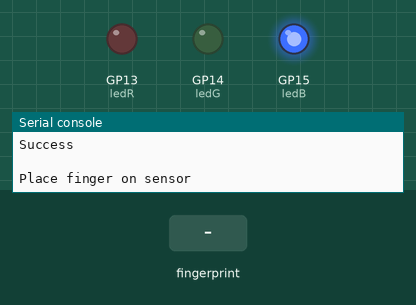
Recording of a program running on a simulated Raspberry Pi Pico running MicroPython. Parts: output pins drawn as LEDs (lit = HIGH), the last lines printed to the serial console. The test bench sets the inputs (shaded band). The interpreter's speed is modelled, so counts of loop turns are approximate; the clock reads 2024-03-15 10:24:30 at power-on unless the program sets it.

Above: at 1.7 s.
1.8 s: finger stored as number 1 placed on the sensor
At 2.4 s:
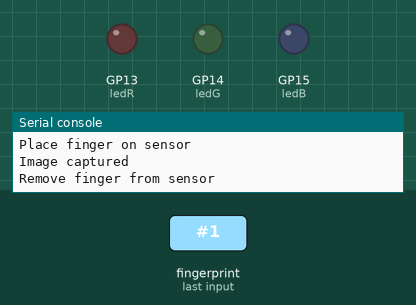
Timing chart, 0 to 6.4 s (numbered marks = the images above; inputs shaded):
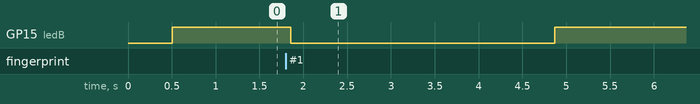

The program:

fingerdemo_mpython.py
```python
#  Fingerprint Sensor Example
from machine import UART, Pin
from time import sleep
from fingersensor_mpython import FingerSensor

# Init
ledR = Pin(13, Pin.OUT)
ledG = Pin(14, Pin.OUT)
ledB = Pin(15, Pin.OUT)
ledR.off()
ledG.off()
ledB.off()
uart = UART(0, tx=Pin(16), rx=Pin(17))
finger = FingerSensor(uart)
sleep(0.5)
c = finger.count()
if c > 0:
    print ('Erasing {} fingerprints'.format(c))
    if finger.clear():
        print ('Success')

# Read fingerprint and create template
def captureFeature(numbuf):
    while True:
        ledB.on()
        print ('Place finger on sensor')
        while not finger.capture():
            sleep(0.05)
        ledB.off()
        print ('Image captured')
        ok = finger.createFeature(numbuf)
        print ('Remove finger from sensor')
        sleep(3)
        if ok:
            print('Feature created')
            return
        ledR.on()
        print ('Bad image, try again')
        sleep(1)

# Enroll fingerprint
def enroll():
    first = True
    while True:
        if not first:
            captureFeature(1)
        captureFeature(2)
        if not finger.createModel():
            ledR.on()
            first = False
            print ('Images do not match, try again')
            sleep(1)
            ledR.off()
            continue
        pos = finger.count()
        if finger.store(1,pos):
            ledG.on()
            print ('Fingerprint stored at {}'.format(pos))
            sleep(1)
            ledG.off()
            return
        else:
            ledR.on()
            print ('Error {} while storing fingerprint'.format(finger.lastResponse()))
            sleep(1)
            ledR.off()

# Main Loop
while True:
    print()
    captureFeature(1)
    print('Searching...')
    pos = finger.search(1)
    if pos == -1:
        print ('Unknown, lets enroll')
        enroll()
    else:
        ledG.on()
        print ('Fingerprint {} identified'.format(pos))
        sleep(1)
        ledG.off()
```

fingersensor_mpython.py
```python
# Simple driver for FPM10A fingerprint sensor
from machine import UART
from time import time,sleep

class FingerSensor(object):

    # Response codes
    RESP_OK = 0
    RESP_ERRCOM = 1
    RESP_NOFINGER = 2
    RESP_IMGFAIL = 3
    RESP_BADIMG = 6
    RESP_FEWFP = 7
    RESP_TOODIF = 10
    RESP_NOIMG = 21

    # Commands
    CMD_GENIMG = 0x01
    CMD_IMG2TZ = 0x02
    CMD_SEARCH = 0x04
    CMD_REGMODEL = 0x05
    CMD_STORE = 0x06
    CMD_EMPTY = 0x0D
    CMD_TEMPLATECOUNT = 0x1D

    # Constructor
    def __init__(self, uart):
        self.uart = uart
        uart.init(baudrate=9600*6, bits=8, parity=None, stop=1)
        self.response = FingerSensor.RESP_OK
        self.bufRx = bytearray(300)

    # Returns last reponse
    def lastResponse(self):
        return self.response

    # Send command to sensor
    def sendCmd(self, cmd):
        header = bytearray(9)
        checksum = bytearray(2)
        header[0] = 0xEF
        header[1] = 0x01
        header[2] = 0xFF
        header[3] = 0xFF
        header[4] = 0xFF
        header[5] = 0xFF
        header[6] = 0x01
        header[7] = (len(cmd)+2) >> 8
        header[8] = (len(cmd)+2) & 0xFF
        chk = header[6]+header[7]+header[8]
        for c in cmd:
            chk += c
        checksum[0] = (chk >> 8) & 0xFF
        checksum[1] = chk & 0xFF
        self.uart.write(header)
        self.uart.write(cmd)
        self.uart.write(checksum)

    # Read response from sensor
    def getResponse(self):
        pos = 0
        state = 'S1'
        ok = False
        timeout = time()+10
        while True:
            rx = self.uart.read(1)
            if rx == None:
                if time() > timeout:
                    return False
                continue
            c = rx[0]
            self.bufRx[pos] = c
            pos = pos+1
            if state == 'S1':
                if c == 0xEF:
                    state = 'S2'
                else:
                    pos = 0
            elif state == 'S2':
                if c == 0x01:
                    state = 'ADDR'
                else:
                    pos = 0
                    state = 'S1'
            elif state == 'ADDR':
                if pos == 6:
                    state = 'TAG'
            elif state == 'TAG':
                chk = c
                state = 'LEN1'
            elif state == 'LEN1':
                chk += c
                dsize = c << 8
                state = 'LEN2'
            elif state == 'LEN2':
                chk += c
                i = dsize = dsize + c - 2
                state = 'DATA'
            elif state == 'DATA':
                chk = (chk + c) & 0xFFFF
                i = i -1
                if i == 0:
                    state = 'CHK1'
            elif state == 'CHK1':
                ok = c == (chk >> 8)
                state = 'CHK2'
            elif state == 'CHK2':
                ok = ok and (c == (chk & 0xFF))
                if ok:
                    self.response = self.bufRx[9]
                return ok

    # Clear all stored fingerprints
    def clear(self):
        self.sendCmd(bytearray([FingerSensor.CMD_EMPTY]))
        ok = self.getResponse()
        return ok and self.response == FingerSensor.RESP_OK

    # Capture fingerprint image
    def capture(self):
        self.sendCmd(bytearray([FingerSensor.CMD_GENIMG]))
        ok = self.getResponse()
        return ok and self.response == FingerSensor.RESP_OK

    # Convert current fingerprint image into a feature
    # and put in CharBuffer[numBuf] (1 or 2)
    def createFeature(self, numBuf):
        self.sendCmd(bytearray([FingerSensor.CMD_IMG2TZ, numBuf]))
        ok = self.getResponse()
        return ok and self.response == FingerSensor.RESP_OK

    # Create a model (template) from the two features in CharBuffer
    def createModel(self):
        self.sendCmd(bytearray([FingerSensor.CMD_REGMODEL]))
        ok = self.getResponse()
        return ok and self.response == FingerSensor.RESP_OK

    # Save model in CharBuffer[numBuf] (1 or 2)
    # into position pos (0 to 149)
    def store(self, numbuf, pos):
        self.sendCmd(bytearray(
            [FingerSensor.CMD_STORE, numbuf, pos >> 8, pos & 0xFF]))
        ok = self.getResponse()
        return ok and self.response == FingerSensor.RESP_OK

    # Returns the number of stored fingerprints
    # -1 if something goes wrong
    def count(self):
        self.sendCmd(bytearray([FingerSensor.CMD_TEMPLATECOUNT]))
        ok = self.getResponse()
        if ok and self.response == FingerSensor.RESP_OK:
            return (self.bufRx[10] << 8) + self.bufRx[11]
        return -1

    # Search for the fingerprint corresponding to the feature at CharBuffer[numBuf]
    # Return position if found, -1 otherwise
    def search(self, numbuf):
        qty = self.count()
        cmd = [FingerSensor.CMD_SEARCH, numbuf, 0, 0, qty >> 8, qty & 0xFF]
        self.sendCmd(bytearray(cmd))
        ok = self.getResponse()
        if ok and self.response == FingerSensor.RESP_OK:
            return (self.bufRx[10] << 8) + self.bufRx[11]
        return -1
    
```

Measured:
- after the input at 1.8 s, GP15 (ledB): HIGH → LOW after 0.06 s, → HIGH 3.0 s later
